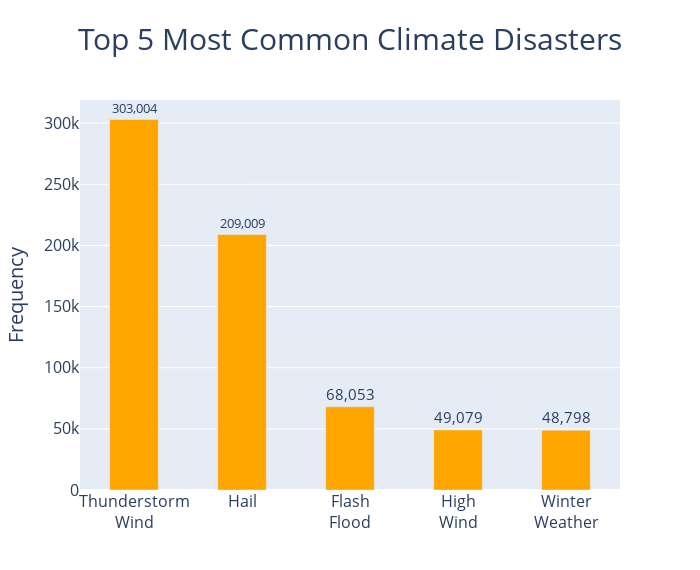

Here is the notebook cell this chart was saved with:
### Code cell
plot_bar_chart(event_type_top.index.to_list(), event_type_top.values, 'Top 5 Most Common Climate Disasters','Frequency','Top 5 Most Common Climate Disasters.html')

### Figure 1 — Plotly figure (JSON) as saved in the notebook; plotly's stock layout.template omitted (floating-point values rounded to 4 significant figures)
{"data": [{"alignmentgroup": "True", "hovertemplate": "%{x}: %{text}", "legendgroup": "", "marker": {"color": "orange", "pattern": {"shape": ""}}, "name": "", "offsetgroup": "", "orientation": "v", "showlegend": false, "text": ["303,004", "209,009", "68,053", "49,079", "48,798"], "textfont": {"size": 15}, "textposition": "outside", "type": "bar", "x": ["Thunderstorm<br>Wind", "Hail", "Flash<br>Flood", "High<br>Wind", "Winter<br>Weather"], "xaxis": "x", "y": [303004, 209009, 68053, 49079, 48798], "yaxis": "y"}], "layout": {"bargap": 0.5, "bargroupgap": 0.1, "barmode": "group", "height": 570, "legend": {"tracegroupgap": 0}, "title": {"font": {"size": 30}, "text": "Top 5 Most Common Climate Disasters", "x": 0.5}, "width": 700, "xaxis": {"anchor": "y", "domain": [0, 1], "tickfont": {"size": 16}, "title": {"text": ""}}, "yaxis": {"anchor": "x", "domain": [0, 1], "side": "top", "tickfont": {"size": 16}, "title": {"font": {"size": 20}, "text": "Frequency"}}}}
